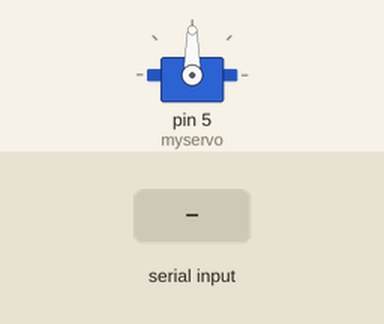
This sketch was run on a simulated Arduino Uno, built with avr-gcc and run on an emulated ATmega328P. On the bench: servo. The test bench sets the inputs (shaded band).

Above: at 1.2 s.
1.3 s: "1" received over the second serial link
At 1.7 s:
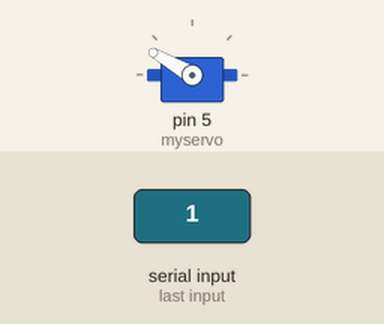
At 2.5 s:
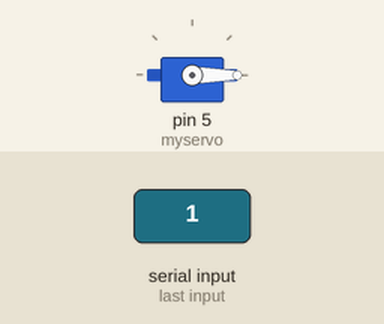
Timing chart, 0 to 4.3 s (numbered marks = the images above; inputs shaded):
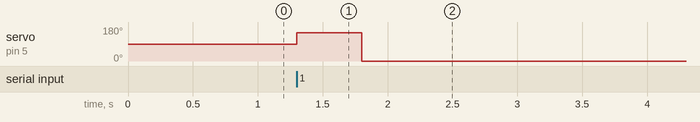

Measured:
- after the input at 1.3 s, servo on pin 5 (myservo): 90° → 150° at once, → 0° 0.50 s later

The sketch:

RRLC.ino
```cpp
#include <SoftwareSerial.h>
#include <Servo.h>

//設定10、11為藍芽通訊阜，(分別TXD、RXD)
SoftwareSerial BTSerial(10,11);
Servo myservo;

void setup() {
  BTSerial.begin(9600);
  myservo.attach(5);
}

void loop() {
  if(BTSerial.available()){
    char command = BTSerial.read();
    //Serial.println(command);
    if(command != 0){
      //敲下去
      myservo.write(150);
      delay(500);
      myservo.write(0);
    }
    else {
      //歸位
      myservo.write(0);
    }
  }
}
```
